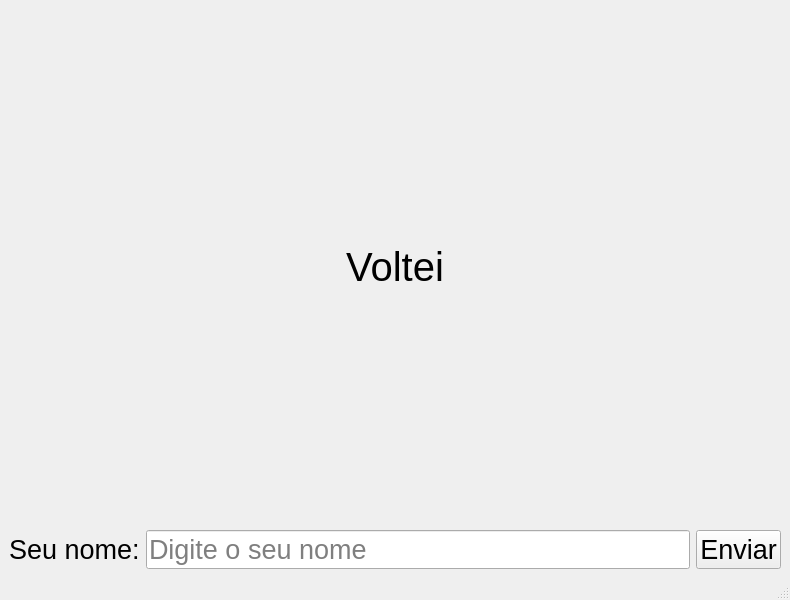
<?xml version="1.0" encoding="UTF-8"?>
<ui version="4.0">
 <class>MainWindow</class>
 <widget class="QMainWindow" name="MainWindow">
  <property name="geometry">
   <rect>
    <x>0</x>
    <y>0</y>
    <width>790</width>
    <height>600</height>
   </rect>
  </property>
  <property name="windowTitle">
   <string>MainWindow</string>
  </property>
  <widget class="QWidget" name="centralwidget">
   <layout class="QHBoxLayout" name="horizontalLayout">
    <item>
     <layout class="QGridLayout" name="gridLayout">
      <item row="0" column="0">
       <widget class="QLabel" name="labelResult">
        <property name="font">
         <font>
          <pointsize>30</pointsize>
         </font>
        </property>
        <property name="text">
         <string>Voltei</string>
        </property>
        <property name="alignment">
         <set>Qt::AlignCenter</set>
        </property>
       </widget>
      </item>
      <item row="1" column="0">
       <layout class="QGridLayout" name="gridLayout_2">
        <item row="0" column="1">
         <widget class="QLineEdit" name="lineName">
          <property name="font">
           <font>
            <pointsize>20</pointsize>
           </font>
          </property>
          <property name="placeholderText">
           <string>Digite o seu nome</string>
          </property>
         </widget>
        </item>
        <item row="0" column="0">
         <widget class="QLabel" name="labelName">
          <property name="font">
           <font>
            <pointsize>20</pointsize>
           </font>
          </property>
          <property name="text">
           <string>Seu nome:</string>
          </property>
         </widget>
        </item>
        <item row="0" column="2">
         <widget class="QPushButton" name="buttonSend">
          <property name="font">
           <font>
            <pointsize>20</pointsize>
           </font>
          </property>
          <property name="text">
           <string>Enviar</string>
          </property>
         </widget>
        </item>
       </layout>
      </item>
     </layout>
    </item>
   </layout>
  </widget>
  <widget class="QMenuBar" name="menubar">
   <property name="geometry">
    <rect>
     <x>0</x>
     <y>0</y>
     <width>790</width>
     <height>23</height>
    </rect>
   </property>
  </widget>
  <widget class="QStatusBar" name="statusbar"/>
 </widget>
 <resources/>
 <connections/>
</ui>
